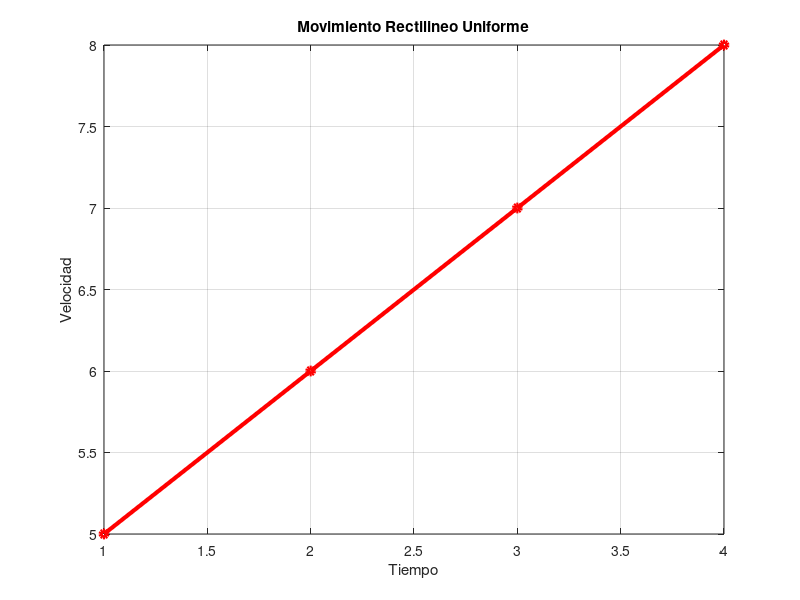

Write the MATLAB code that produced this figure.


function retval = ploteo ()
   x=[1,2,3,4];
   y=[5,6,7,8];
 
   plot(x,y, 'ro-' , 'markersize' , 5 , 'linewidth', 3)
  
   xlabel("Tiempo");
   ylabel("Velocidad");

   title("Movimiento Rectilineo Uniforme");

   grid on;
  

endfunction
